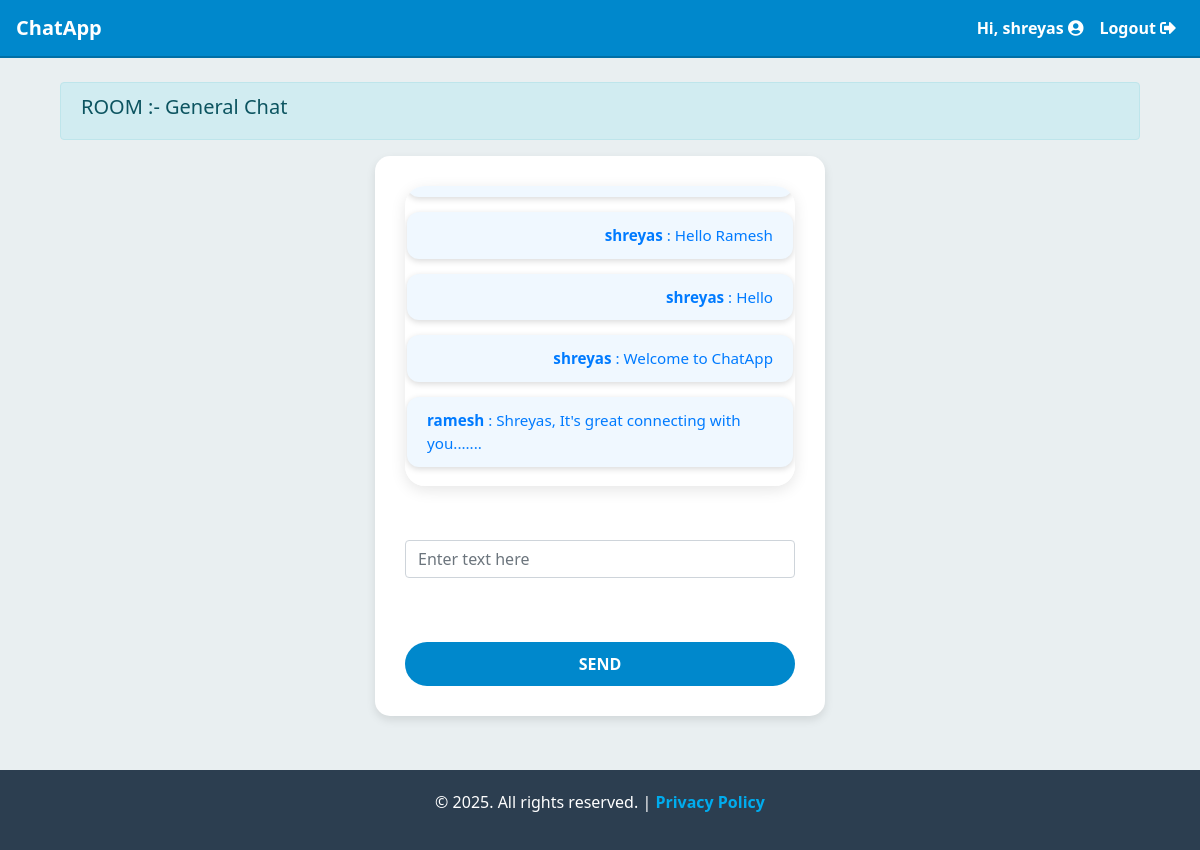
Page /general (signed in) on the committed database.
### chatapp/models.py (models this page shows, shortened)
class Room(models.Model):
    name = models.CharField(max_length=20)
    slug = models.SlugField(max_length=100)

class Message(models.Model):
    user = models.ForeignKey(User, on_delete=models.CASCADE)
    content = models.TextField()
    room = models.ForeignKey(Room, on_delete=models.CASCADE)
    created_on = models.DateTimeField(auto_now_add=True)

### chatapp/views.py (the view)
# urls.py: path("<str:slug>", views.room, name="room"),
def room(request,slug):
    room_name=Room.objects.get(slug=slug).name
    messages=Message.objects.filter(room=Room.objects.get(slug=slug))
    return render(request, "room.html",{"room_name":room_name,"slug":slug,'messages':messages})

### templates/room.html (shortened to what this page needs)
{% extends 'base.html' %}
{% block content %}
{% if user.is_authenticated %}
  <div class="container">
    <div class="row d-flex justify-content-center">
        <div class="col-12">
            <div class="alert alert-info d-flex justify-content-between" role="alert">
              <h5>ROOM :- {{room_name}}</h5>
            </div>
            <form>
                <div class="form-group">
                  {% if messages %}
                  <div class="jumbotron" id="chatbox" style="padding: 4px 2px;max-height: 300px;  /* Adjust the max-height as needed */
                  overflow-y: scroll;
                "">
                      {% for message in messages %}
                        <div class="chat-message {% if message.user == request.user %}text-right{% else %}text-left{% endif %}">
                          <b>{{ message.user.username }}</b> : {{ message.content }}<br>
                        </div>
                        {% endfor %}
                  </div>
                  {% else %}
                  <div class="jumbotron" id="chatbox" style="padding: 4px 2px;"></div>
                  <b>No Messages in this Room.</b>
                    {% endif %}
                </div>
                <br/>
                <div class="form-group" style="width: 100%;">
                    <input class="form-control" placeholder="Enter text here" id="my_input" type="text" required></br>
                </div>
                <br/>
                <input class="btn btn-primary btn-lg btn-block" id="submit_button" type="button" value="Send">
            </form>
        </div>
    </div>
</div>
{% endif %}
<br/>
{% endblock %}

### templates/base.html (shortened to what this page needs)
<!doctype html>
<html lang="en">
<head>
    <link rel="stylesheet" href="https://cdn.jsdelivr.net/npm/bootstrap@4.3.1/dist/css/bootstrap.min.css">
    <link rel="stylesheet" href="https://cdnjs.cloudflare.com/ajax/libs/font-awesome/5.15.3/css/all.min.css">
</head>
<body>
    {% block header %}
    <nav class="navbar navbar-expand-lg navbar-dark">
        <a class="navbar-brand" href="#">ChatApp</a>
        <div class="collapse navbar-collapse" id="navbarNav">
            <ul class="navbar-nav ml-auto">
                {% if user.is_authenticated %}
                    <li class="nav-item">
                        <a class="nav-link" href="#">Hi, {{ user.username }} <i class="fas fa-user-circle"></i></a>
                    </li>
                    <li class="nav-item">
                        <a class="nav-link" href="{% url 'logout' %}">Logout <i class="fas fa-sign-out-alt"></i></a>
                    </li>
                {% endif %}
            </ul>
        </div>
    </nav>
    {% endblock %}
    <main class="container mt-4 fade-in">
        {% block content %}{% endblock %}
    </main>
    <footer>
        <p>&copy; 2025. All rights reserved. | <a href="#">Privacy Policy</a></p>
    </footer>
</body>
</html>

### templates/base.html (style rules this page uses)
body { background-color: #e9eff1; font-family: 'Segoe UI', Tahoma, Geneva, Verdana, sans-serif; color: #555; margin: 0; padding: 0; }
.navbar { background-color: #0088cc; border-bottom: 2px solid #006fa6; }
.navbar a { color: white !important; font-weight: 600; }
.btn { border-radius: 30px; font-size: 16px; padding: 10px 25px; text-transform: uppercase; font-weight: 600; }
.btn-primary { background-color: #0088cc; border: none; }
.chat-message { background-color: #f0f8ff; border-radius: 12px; padding: 12px 20px; font-size: 0.95rem; color: #007bff; margin: 15px 0; box-shadow: 0 2px 6px rgba(0, 0, 0, 0.15); }
form { background-color: white; border-radius: 15px; box-shadow: 0 4px 10px rgba(0, 0, 0, 0.1); padding: 30px; width: 100%; max-width: 450px; margin: 0 auto; }
footer { background-color: #2c3e50; color: white; padding: 20px 0; text-align: center; margin-top: 30px; }
footer a { color: #00acee; text-decoration: none; font-weight: 600; }
.jumbotron { background-color: white; border-radius: 20px; box-shadow: 0 4px 15px rgba(0, 0, 0, 0.1); padding: 40px; text-align: center; margin-bottom: 30px; }
.fade-in { animation: fadeIn 1s ease-in-out; }

### rows in the picture
Room: name "General Chat"
Message: user.username "shreyas", content "Hello Ramesh"
Message: user.username "shreyas", content "Hello"
Message: user.username "shreyas", content "Welcome to ChatApp"
Message: user.username "ramesh", content "Shreyas, It's great connecting with you......."

### other values in the picture
{{ user.username }} "shreyas"
